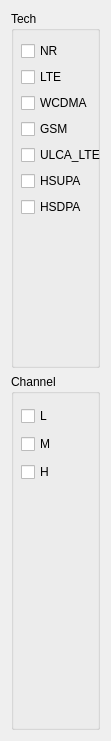
   <widget class="QWidget" name="layoutWidget">
    <property name="geometry">
     <rect>
      <x>594</x>
      <y>0</y>
      <width>111</width>
      <height>741</height>
     </rect>
    </property>
    <layout class="QVBoxLayout" name="verticalLayout_tech_ch">
     <item>
      <widget class="QGroupBox" name="tech_group">
       <property name="title">
        <string>Tech</string>
       </property>
       <widget class="QWidget" name="layoutWidget_9">
        <property name="geometry">
         <rect>
          <x>10</x>
          <y>30</y>
          <width>91</width>
          <height>178</height>
         </rect>
        </property>
        <layout class="QVBoxLayout" name="verticalLayout_tech">
         <item>
          <widget class="QCheckBox" name="nr_tech">
           <property name="text">
            <string>NR</string>
           </property>
          </widget>
         </item>
         <item>
          <widget class="QCheckBox" name="lte_tech">
           <property name="text">
            <string>LTE</string>
           </property>
          </widget>
         </item>
         <item>
          <widget class="QCheckBox" name="wcdma_tech">
           <property name="text">
            <string>WCDMA</string>
           </property>
          </widget>
         </item>
         <item>
          <widget class="QCheckBox" name="gsm_tech">
           <property name="text">
            <string>GSM</string>
           </property>
          </widget>
         </item>
         <item>
          <widget class="QCheckBox" name="ulca_lte_tech">
           <property name="text">
            <string>ULCA_LTE</string>
           </property>
          </widget>
         </item>
         <item>
          <widget class="QCheckBox" name="hsupa_tech">
           <property name="enabled">
            <bool>true</bool>
           </property>
           <property name="text">
            <string>HSUPA</string>
           </property>
           <property name="checkable">
            <bool>true</bool>
           </property>
          </widget>
         </item>
         <item>
          <widget class="QCheckBox" name="hsdpa_tech">
           <property name="enabled">
            <bool>true</bool>
           </property>
           <property name="text">
            <string>HSDPA</string>
           </property>
          </widget>
         </item>
        </layout>
       </widget>
      </widget>
     </item>
     <item>
      <widget class="QGroupBox" name="channel_group">
       <property name="title">
        <string>Channel</string>
       </property>
       <widget class="QWidget" name="layoutWidget">
        <property name="geometry">
         <rect>
          <x>10</x>
          <y>30</y>
          <width>91</width>
          <height>81</height>
         </rect>
        </property>
        <layout class="QVBoxLayout" name="verticalLayout_ch">
         <item>
          <widget class="QCheckBox" name="lch">
           <property name="text">
            <string>L</string>
           </property>
          </widget>
         </item>
         <item>
          <widget class="QCheckBox" name="mch">
           <property name="text">
            <string>M</string>
           </property>
          </widget>
         </item>
         <item>
          <widget class="QCheckBox" name="hch">
           <property name="text">
            <string>H</string>
           </property>
          </widget>
         </item>
        </layout>
       </widget>
      </widget>
     </item>
    </layout>
   </widget>
